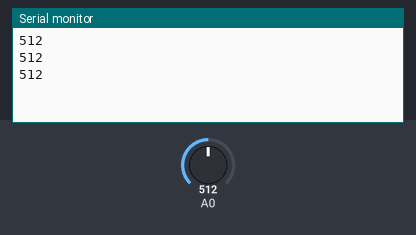
Simulated run of this sketch. Board: Arduino Uno, built with avr-gcc and run on an emulated ATmega328P. On the bench: the last lines printed to the serial monitor. Inputs (shaded band) come from the test bench; at power-on: A0 = 512.

Above: at 1.3 s.
1.4 s: A0 set to 716
At 1.9 s:
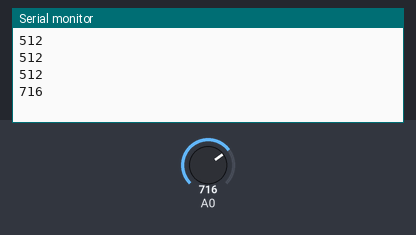
2.9 s: A0 set to 900
At 3.4 s:
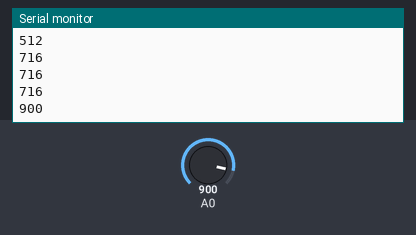
Timing chart, 0 to 5.9 s (numbered marks = the images above; inputs shaded):
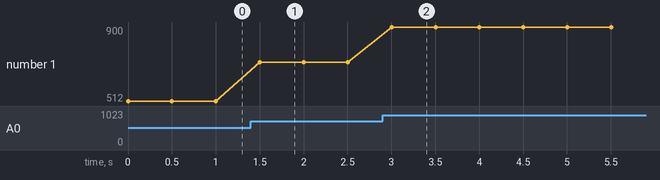

The sketch:

sensor.ino
```cpp
void setup() {
  // put your setup code here, to run once:
  Serial.begin(9600);
}

void loop() {
  // put your main code here, to run repeatedly:
  int val;
  val=analogRead(0);
  Serial.println(val);
  delay(500);
}
```

Measured:
- after the input at 1.4 s, the serial monitor: prints a new line after 0.10 s (image 1)
- after the input at 2.9 s, the serial monitor: prints a new line after 0.10 s (image 2)
- plotted number 1: 512 → 716 after the input at 1.4 s, 716 → 900 after the input at 2.9 s
